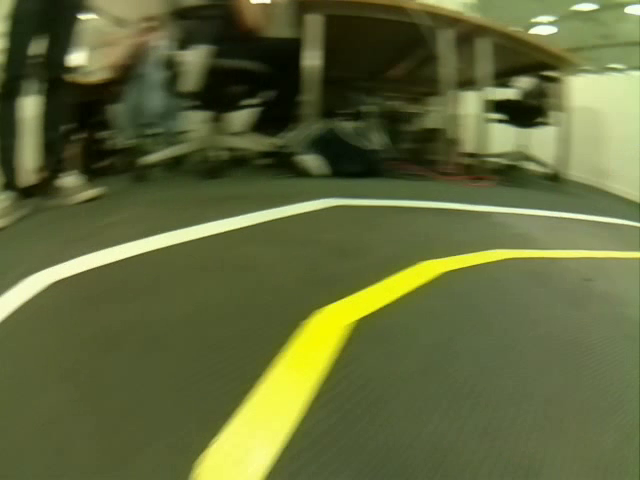
#> input picture frame 61 of 20160310230308_morty.video.mp4, 640 x 480 px, given in place of 20160406233412_tesla.video.mp4, which was not available
$ python defining_markup_beginning_area.py
#> lines starting #> are read from the running program, lines starting #| are printed output that depends on the picture; pictures that were not available may be replaced by others from this repository, and a replacement may not be noted
import cv2
import numpy as np

# Process each video frame, note how "history" is passed around
#path = "20160429223859_neptunus.video.mp4"
path = "20160406233412_tesla.video.mp4"
frames_list = []
video = cv2.VideoCapture(path)
color_1 = (255, 0, 0)
color_2 = (0, 255, 0)
color_3 = (0, 0, 255)
thickness = 1
area_1 = [(35, 130), (150, 250)]
area_2 = [(200, 150), (375, 200)]
area_3 = [(475, 175), (638, 330)]

while True:
    ret, frame = video.read()
#> frame is the input picture: shape (480, 640, 3); mean B, G, R 58.2, 104.3, 97
    if not ret:
        video.set(cv2.CAP_PROP_POS_FRAMES, 1)
    frame = cv2.rectangle(frame, area_1[0], area_1[1], color_1, thickness)
    frame = cv2.rectangle(frame, area_2[0], area_2[1], color_2, thickness)
    frame = cv2.rectangle(frame, area_3[0], area_3[1], color_3, thickness)
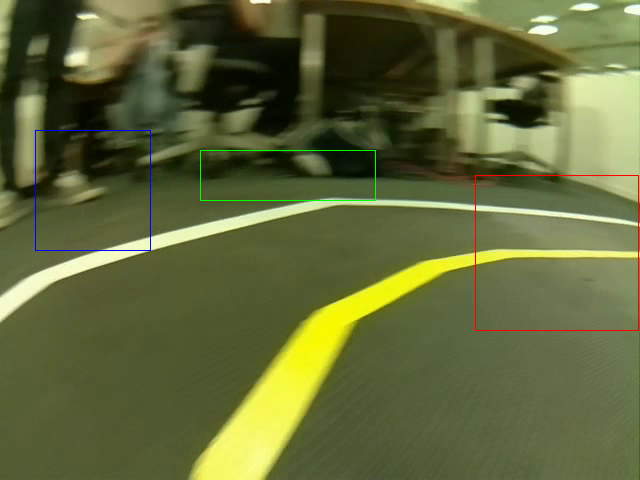
#> frame: shape (480, 640, 3); mean B, G, R 58.3, 104.2, 97
    cv2.imshow('image', frame)

    crop_area_1 = frame[130:251, 35:151]
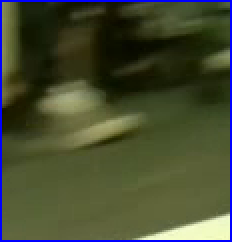
#> crop_area_1: shape (121, 116, 3) (shown 2 times larger); mean B, G, R 49, 74.7, 69.1
    crop_area_2 = frame[150:201, 200:376]
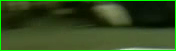
#> crop_area_2: shape (51, 176, 3); mean B, G, R 30.4, 74, 49.8
    crop_area_3 = frame[175:331, 475:639]
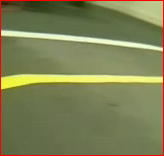
#> crop_area_3: shape (156, 164, 3); mean B, G, R 84.8, 129, 126.3
    cv2.imshow('crop_area_1', crop_area_1)
    cv2.imshow('crop_area_2', crop_area_2)
    cv2.imshow('crop_area_3', crop_area_3)

    if cv2.waitKey(30) & 0xFF == ord('q'):
#> (key q is pressed here)
        break

cv2.destroyAllWindows()

$ run again, starting later in the video
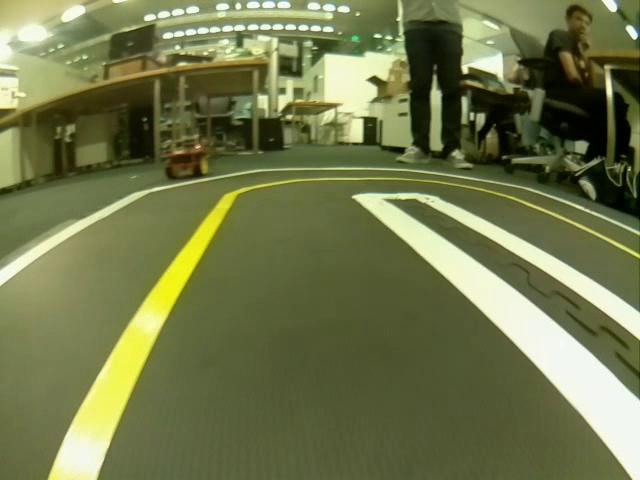
#> input picture frame 274 of 20160310230308_morty.video.mp4, 640 x 480 px, given in place of 20160406233412_tesla.video.mp4, which was not available
#> frame is the input picture: shape (480, 640, 3); mean B, G, R 76, 119.4, 113.5
#> `crop_area_1 = frame[130:251, 35:151]`:
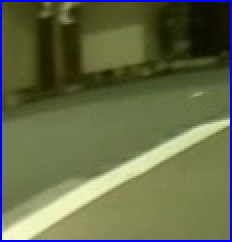
#> crop_area_1: shape (121, 116, 3) (shown 2 times larger); mean B, G, R 72.4, 106.3, 100.4
#> `crop_area_3 = frame[175:331, 475:639]`:
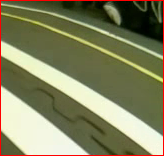
#> crop_area_3: shape (156, 164, 3); mean B, G, R 95.5, 130.6, 131

$ run again, starting later in the video
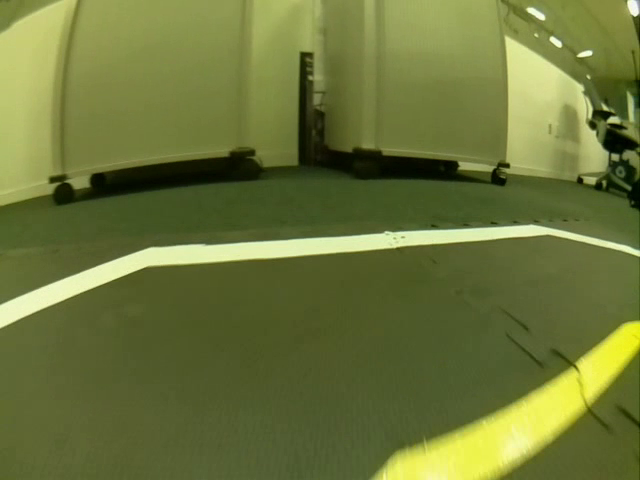
#> input picture frame 488 of 20160310230308_morty.video.mp4, 640 x 480 px, given in place of 20160406233412_tesla.video.mp4, which was not available
#> frame is the input picture: shape (480, 640, 3); mean B, G, R 58.8, 117.6, 108.2
#> `crop_area_1 = frame[130:251, 35:151]`:
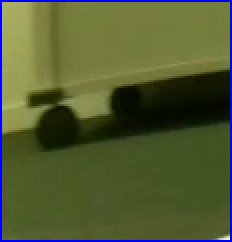
#> crop_area_1: shape (121, 116, 3) (shown 2 times larger); mean B, G, R 50.3, 91, 81.9
#> `crop_area_3 = frame[175:331, 475:639]`:
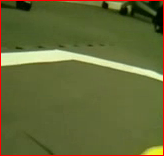
#> crop_area_3: shape (156, 164, 3); mean B, G, R 54.5, 104.1, 99.5
